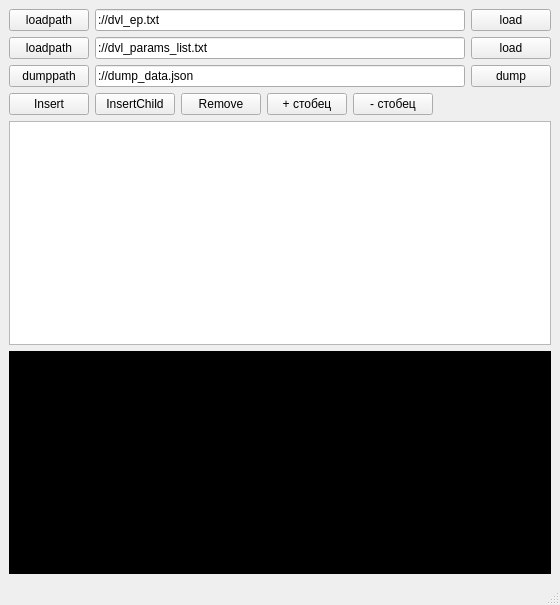
<?xml version="1.0" encoding="UTF-8"?>
<ui version="4.0">
 <class>MainWindow</class>
 <widget class="QMainWindow" name="MainWindow">
  <property name="geometry">
   <rect>
    <x>0</x>
    <y>0</y>
    <width>560</width>
    <height>605</height>
   </rect>
  </property>
  <property name="windowTitle">
   <string>json2tree</string>
  </property>
  <widget class="QWidget" name="centralwidget">
   <layout class="QVBoxLayout" name="verticalLayout">
    <item>
     <layout class="QHBoxLayout" name="loadLayout_txt">
      <item>
       <widget class="QPushButton" name="btnLoadTxtPath">
        <property name="text">
         <string>loadpath</string>
        </property>
       </widget>
      </item>
      <item>
       <widget class="QLineEdit" name="editLoadTxtPath">
        <property name="text">
         <string>://dvl_ep.txt</string>
        </property>
       </widget>
      </item>
      <item>
       <widget class="QPushButton" name="btnLoadTxt">
        <property name="text">
         <string>load</string>
        </property>
       </widget>
      </item>
     </layout>
    </item>
    <item>
     <layout class="QHBoxLayout" name="loadLayout">
      <item>
       <widget class="QPushButton" name="btnLoadPath">
        <property name="text">
         <string>loadpath</string>
        </property>
       </widget>
      </item>
      <item>
       <widget class="QLineEdit" name="editLoadPath">
        <property name="text">
         <string>://dvl_params_list.txt</string>
        </property>
       </widget>
      </item>
      <item>
       <widget class="QPushButton" name="btnLoadJson">
        <property name="text">
         <string>load</string>
        </property>
       </widget>
      </item>
     </layout>
    </item>
    <item>
     <layout class="QHBoxLayout" name="dumpLayout">
      <item>
       <widget class="QPushButton" name="btnDumpPath">
        <property name="text">
         <string>dumppath</string>
        </property>
       </widget>
      </item>
      <item>
       <widget class="QLineEdit" name="editDumpPath">
        <property name="text">
         <string>://dump_data.json</string>
        </property>
       </widget>
      </item>
      <item>
       <widget class="QPushButton" name="btnDumpJson">
        <property name="text">
         <string>dump</string>
        </property>
       </widget>
      </item>
     </layout>
    </item>
    <item>
     <layout class="QHBoxLayout" name="actionLayout">
      <item>
       <widget class="QPushButton" name="btnInsert">
        <property name="text">
         <string>Insert</string>
        </property>
       </widget>
      </item>
      <item>
       <widget class="QPushButton" name="btnInsertChild">
        <property name="text">
         <string>InsertChild</string>
        </property>
       </widget>
      </item>
      <item>
       <widget class="QPushButton" name="btnRemove">
        <property name="text">
         <string>Remove</string>
        </property>
       </widget>
      </item>
      <item>
       <widget class="QPushButton" name="insertColumnAction">
        <property name="text">
         <string>+ стобец</string>
        </property>
       </widget>
      </item>
      <item>
       <widget class="QPushButton" name="removeColumnAction">
        <property name="text">
         <string>- стобец</string>
        </property>
       </widget>
      </item>
      <item>
       <spacer name="horizontalSpacer">
        <property name="orientation">
         <enum>Qt::Horizontal</enum>
        </property>
        <property name="sizeHint" stdset="0">
         <size>
          <width>40</width>
          <height>20</height>
         </size>
        </property>
       </spacer>
      </item>
     </layout>
    </item>
    <item>
     <widget class="QTreeView" name="treeView">
      <property name="animated">
       <bool>true</bool>
      </property>
      <attribute name="headerVisible">
       <bool>false</bool>
      </attribute>
     </widget>
    </item>
    <item>
     <widget class="QTextEdit" name="textEdit">
      <property name="palette">
       <palette>
        <active>
         <colorrole role="WindowText">
          <brush brushstyle="SolidPattern">
           <color alpha="255">
            <red>255</red>
            <green>255</green>
            <blue>255</blue>
           </color>
          </brush>
         </colorrole>
         <colorrole role="Button">
          <brush brushstyle="SolidPattern">
           <color alpha="255">
            <red>0</red>
            <green>0</green>
            <blue>0</blue>
           </color>
          </brush>
         </colorrole>
         <colorrole role="Light">
          <brush brushstyle="SolidPattern">
           <color alpha="255">
            <red>0</red>
            <green>0</green>
            <blue>0</blue>
           </color>
          </brush>
         </colorrole>
         <colorrole role="Midlight">
          <brush brushstyle="SolidPattern">
           <color alpha="255">
            <red>0</red>
            <green>0</green>
            <blue>0</blue>
           </color>
          </brush>
         </colorrole>
         <colorrole role="Dark">
          <brush brushstyle="SolidPattern">
           <color alpha="255">
            <red>0</red>
            <green>0</green>
            <blue>0</blue>
           </color>
          </brush>
         </colorrole>
         <colorrole role="Mid">
          <brush brushstyle="SolidPattern">
           <color alpha="255">
            <red>0</red>
            <green>0</green>
            <blue>0</blue>
           </color>
          </brush>
         </colorrole>
         <colorrole role="Text">
          <brush brushstyle="SolidPattern">
           <color alpha="255">
            <red>0</red>
            <green>255</green>
            <blue>0</blue>
           </color>
          </brush>
         </colorrole>
         <colorrole role="BrightText">
          <brush brushstyle="SolidPattern">
           <color alpha="255">
            <red>0</red>
            <green>255</green>
            <blue>0</blue>
           </color>
          </brush>
         </colorrole>
         <colorrole role="ButtonText">
          <brush brushstyle="SolidPattern">
           <color alpha="255">
            <red>255</red>
            <green>255</green>
            <blue>255</blue>
           </color>
          </brush>
         </colorrole>
         <colorrole role="Base">
          <brush brushstyle="SolidPattern">
           <color alpha="255">
            <red>0</red>
            <green>0</green>
            <blue>0</blue>
           </color>
          </brush>
         </colorrole>
         <colorrole role="Window">
          <brush brushstyle="SolidPattern">
           <color alpha="255">
            <red>0</red>
            <green>0</green>
            <blue>0</blue>
           </color>
          </brush>
         </colorrole>
         <colorrole role="Shadow">
          <brush brushstyle="SolidPattern">
           <color alpha="255">
            <red>0</red>
            <green>0</green>
            <blue>0</blue>
           </color>
          </brush>
         </colorrole>
         <colorrole role="AlternateBase">
          <brush brushstyle="SolidPattern">
           <color alpha="255">
            <red>0</red>
            <green>0</green>
            <blue>0</blue>
           </color>
          </brush>
         </colorrole>
         <colorrole role="ToolTipBase">
          <brush brushstyle="SolidPattern">
           <color alpha="255">
            <red>255</red>
            <green>255</green>
            <blue>220</blue>
           </color>
          </brush>
         </colorrole>
         <colorrole role="ToolTipText">
          <brush brushstyle="SolidPattern">
           <color alpha="255">
            <red>0</red>
            <green>0</green>
            <blue>0</blue>
           </color>
          </brush>
         </colorrole>
         <colorrole role="PlaceholderText">
          <brush brushstyle="SolidPattern">
           <color alpha="128">
            <red>255</red>
            <green>255</green>
            <blue>255</blue>
           </color>
          </brush>
         </colorrole>
        </active>
        <inactive>
         <colorrole role="WindowText">
          <brush brushstyle="SolidPattern">
           <color alpha="255">
            <red>255</red>
            <green>255</green>
            <blue>255</blue>
           </color>
          </brush>
         </colorrole>
         <colorrole role="Button">
          <brush brushstyle="SolidPattern">
           <color alpha="255">
            <red>0</red>
            <green>0</green>
            <blue>0</blue>
           </color>
          </brush>
         </colorrole>
         <colorrole role="Light">
          <brush brushstyle="SolidPattern">
           <color alpha="255">
            <red>0</red>
            <green>0</green>
            <blue>0</blue>
           </color>
          </brush>
         </colorrole>
         <colorrole role="Midlight">
          <brush brushstyle="SolidPattern">
           <color alpha="255">
            <red>0</red>
            <green>0</green>
            <blue>0</blue>
           </color>
          </brush>
         </colorrole>
         <colorrole role="Dark">
          <brush brushstyle="SolidPattern">
           <color alpha="255">
            <red>0</red>
            <green>0</green>
            <blue>0</blue>
           </color>
          </brush>
         </colorrole>
         <colorrole role="Mid">
          <brush brushstyle="SolidPattern">
           <color alpha="255">
            <red>0</red>
            <green>0</green>
            <blue>0</blue>
           </color>
          </brush>
         </colorrole>
         <colorrole role="Text">
          <brush brushstyle="SolidPattern">
           <color alpha="255">
            <red>0</red>
            <green>255</green>
            <blue>0</blue>
           </color>
          </brush>
         </colorrole>
         <colorrole role="BrightText">
          <brush brushstyle="SolidPattern">
           <color alpha="255">
            <red>0</red>
            <green>255</green>
            <blue>0</blue>
           </color>
          </brush>
         </colorrole>
         <colorrole role="ButtonText">
          <brush brushstyle="SolidPattern">
           <color alpha="255">
            <red>255</red>
            <green>255</green>
            <blue>255</blue>
           </color>
          </brush>
         </colorrole>
         <colorrole role="Base">
          <brush brushstyle="SolidPattern">
           <color alpha="255">
            <red>0</red>
            <green>0</green>
            <blue>0</blue>
           </color>
          </brush>
         </colorrole>
         <colorrole role="Window">
          <brush brushstyle="SolidPattern">
           <color alpha="255">
            <red>0</red>
            <green>0</green>
            <blue>0</blue>
           </color>
          </brush>
         </colorrole>
         <colorrole role="Shadow">
          <brush brushstyle="SolidPattern">
           <color alpha="255">
            <red>0</red>
            <green>0</green>
            <blue>0</blue>
           </color>
          </brush>
         </colorrole>
         <colorrole role="AlternateBase">
          <brush brushstyle="SolidPattern">
           <color alpha="255">
            <red>0</red>
            <green>0</green>
            <blue>0</blue>
           </color>
          </brush>
         </colorrole>
         <colorrole role="ToolTipBase">
          <brush brushstyle="SolidPattern">
           <color alpha="255">
            <red>255</red>
            <green>255</green>
            <blue>220</blue>
           </color>
          </brush>
         </colorrole>
         <colorrole role="ToolTipText">
          <brush brushstyle="SolidPattern">
           <color alpha="255">
            <red>0</red>
            <green>0</green>
            <blue>0</blue>
           </color>
          </brush>
         </colorrole>
         <colorrole role="PlaceholderText">
          <brush brushstyle="SolidPattern">
           <color alpha="128">
            <red>255</red>
            <green>255</green>
            <blue>255</blue>
           </color>
          </brush>
         </colorrole>
        </inactive>
        <disabled>
         <colorrole role="WindowText">
          <brush brushstyle="SolidPattern">
           <color alpha="255">
            <red>0</red>
            <green>0</green>
            <blue>0</blue>
           </color>
          </brush>
         </colorrole>
         <colorrole role="Button">
          <brush brushstyle="SolidPattern">
           <color alpha="255">
            <red>0</red>
            <green>0</green>
            <blue>0</blue>
           </color>
          </brush>
         </colorrole>
         <colorrole role="Light">
          <brush brushstyle="SolidPattern">
           <color alpha="255">
            <red>0</red>
            <green>0</green>
            <blue>0</blue>
           </color>
          </brush>
         </colorrole>
         <colorrole role="Midlight">
          <brush brushstyle="SolidPattern">
           <color alpha="255">
            <red>0</red>
            <green>0</green>
            <blue>0</blue>
           </color>
          </brush>
         </colorrole>
         <colorrole role="Dark">
          <brush brushstyle="SolidPattern">
           <color alpha="255">
            <red>0</red>
            <green>0</green>
            <blue>0</blue>
           </color>
          </brush>
         </colorrole>
         <colorrole role="Mid">
          <brush brushstyle="SolidPattern">
           <color alpha="255">
            <red>0</red>
            <green>0</green>
            <blue>0</blue>
           </color>
          </brush>
         </colorrole>
         <colorrole role="Text">
          <brush brushstyle="SolidPattern">
           <color alpha="255">
            <red>0</red>
            <green>0</green>
            <blue>0</blue>
           </color>
          </brush>
         </colorrole>
         <colorrole role="BrightText">
          <brush brushstyle="SolidPattern">
           <color alpha="255">
            <red>0</red>
            <green>255</green>
            <blue>0</blue>
           </color>
          </brush>
         </colorrole>
         <colorrole role="ButtonText">
          <brush brushstyle="SolidPattern">
           <color alpha="255">
            <red>0</red>
            <green>0</green>
            <blue>0</blue>
           </color>
          </brush>
         </colorrole>
         <colorrole role="Base">
          <brush brushstyle="SolidPattern">
           <color alpha="255">
            <red>0</red>
            <green>0</green>
            <blue>0</blue>
           </color>
          </brush>
         </colorrole>
         <colorrole role="Window">
          <brush brushstyle="SolidPattern">
           <color alpha="255">
            <red>0</red>
            <green>0</green>
            <blue>0</blue>
           </color>
          </brush>
         </colorrole>
         <colorrole role="Shadow">
          <brush brushstyle="SolidPattern">
           <color alpha="255">
            <red>0</red>
            <green>0</green>
            <blue>0</blue>
           </color>
          </brush>
         </colorrole>
         <colorrole role="AlternateBase">
          <brush brushstyle="SolidPattern">
           <color alpha="255">
            <red>0</red>
            <green>0</green>
            <blue>0</blue>
           </color>
          </brush>
         </colorrole>
         <colorrole role="ToolTipBase">
          <brush brushstyle="SolidPattern">
           <color alpha="255">
            <red>255</red>
            <green>255</green>
            <blue>220</blue>
           </color>
          </brush>
         </colorrole>
         <colorrole role="ToolTipText">
          <brush brushstyle="SolidPattern">
           <color alpha="255">
            <red>0</red>
            <green>0</green>
            <blue>0</blue>
           </color>
          </brush>
         </colorrole>
         <colorrole role="PlaceholderText">
          <brush brushstyle="SolidPattern">
           <color alpha="128">
            <red>255</red>
            <green>255</green>
            <blue>255</blue>
           </color>
          </brush>
         </colorrole>
        </disabled>
       </palette>
      </property>
      <property name="autoFillBackground">
       <bool>true</bool>
      </property>
      <property name="readOnly">
       <bool>true</bool>
      </property>
      <property name="html">
       <string>&lt;!DOCTYPE HTML PUBLIC &quot;-//W3C//DTD HTML 4.0//EN&quot; &quot;http://www.w3.org/TR/REC-html40/strict.dtd&quot;&gt;
&lt;html&gt;&lt;head&gt;&lt;meta name=&quot;qrichtext&quot; content=&quot;1&quot; /&gt;&lt;meta charset=&quot;utf-8&quot; /&gt;&lt;style type=&quot;text/css&quot;&gt;
p, li { white-space: pre-wrap; }
hr { height: 1px; border-width: 0; }
li.unchecked::marker { content: &quot;\2610&quot;; }
li.checked::marker { content: &quot;\2612&quot;; }
&lt;/style&gt;&lt;/head&gt;&lt;body style=&quot; font-family:'Segoe UI'; font-size:9pt; font-weight:400; font-style:normal;&quot;&gt;
&lt;p style=&quot;-qt-paragraph-type:empty; margin-top:0px; margin-bottom:0px; margin-left:0px; margin-right:0px; -qt-block-indent:0; text-indent:0px; font-family:'MS Shell Dlg 2'; font-size:8.25pt;&quot;&gt;&lt;br /&gt;&lt;/p&gt;&lt;/body&gt;&lt;/html&gt;</string>
      </property>
     </widget>
    </item>
   </layout>
  </widget>
  <widget class="QMenuBar" name="menubar">
   <property name="geometry">
    <rect>
     <x>0</x>
     <y>0</y>
     <width>560</width>
     <height>21</height>
    </rect>
   </property>
  </widget>
  <widget class="QStatusBar" name="statusbar"/>
 </widget>
 <resources/>
 <connections/>
</ui>
